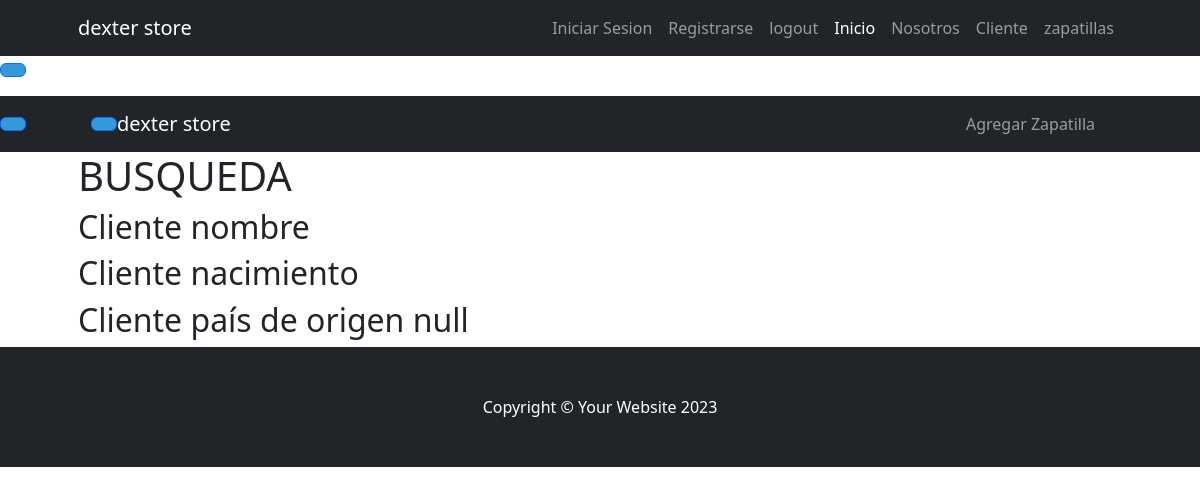
The app's page /cliente/busqueda/, older data.
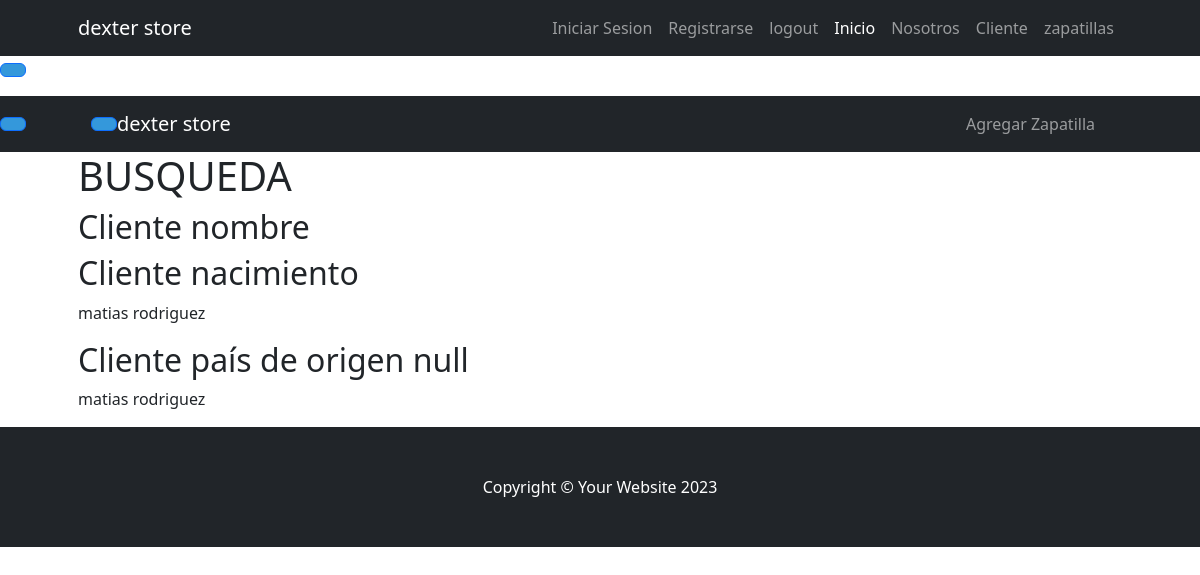
The same page, newer data.
### cliente/models.py (models this page shows)
class Cliente(models.Model):
    nombre = models.CharField(max_length=100)
    apellido = models.CharField(max_length=100)
    nacimiento = models.DateField(null=True, blank=True)
    pais_origen = models.ForeignKey(Pais, on_delete=models.SET_NULL, null=True, blank=True)
    def __str__(self):
        return f"{self.nombre} {self.apellido}"

### cliente/views.py (the view)
# urls.py: path("busqueda/", views.busqueda),
def busqueda(request):
    cliente_nombre = models.Cliente.objects.filter(nombre__contains="dana")
    cliente_nacimiento = models.Cliente.objects.filter(nacimiento__gt=date(2000, 1, 1))
    cliente_pais = models.Cliente.objects.filter(pais_origen=None)
    context = {
        "cliente_nombre": cliente_nombre,
        "cliente_nacimiento": cliente_nacimiento,
        "cliente_pais": cliente_pais,
    }
    return render(request, "cliente/busqueda.html", context)

### cliente/templates/cliente/busqueda.html (shortened to what this page needs)
{% extends 'core/base.html' %}
{% block contenido_titulo %}
    BUSQUEDA
{% endblock contenido_titulo %}
{% block contenido %}
    <h2>Cliente nombre</h2>
    <h2>Cliente nacimiento</h2>
    {% for cliente in cliente_nacimiento %}
        <p>{{ cliente}}</p>
    {% endfor %}
    <h2>Cliente país de origen null</h2>
    {% for cliente in cliente_pais %}
        <p>{{ cliente}}</p>
    {% endfor %}
{% endblock contenido %}

Row changes from the older to the newer data that the page shows:
added Cliente: nombre+apellido "matias rodriguez"
